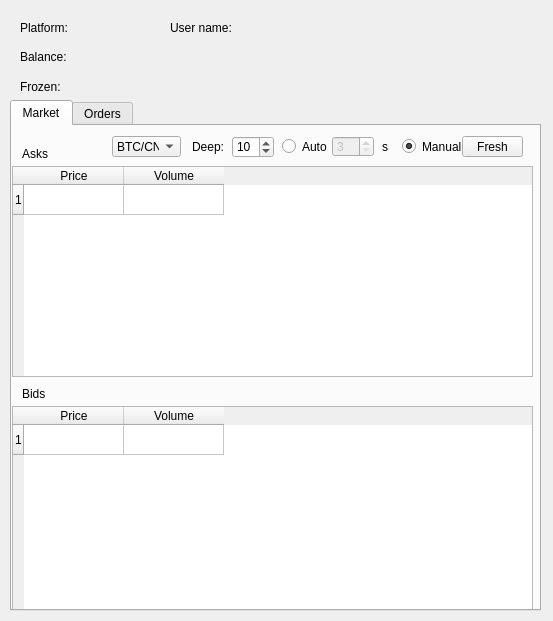
<?xml version="1.0" encoding="UTF-8"?>
<ui version="4.0">
 <class>MainWindow</class>
 <widget class="QMainWindow" name="MainWindow">
  <property name="geometry">
   <rect>
    <x>0</x>
    <y>0</y>
    <width>553</width>
    <height>621</height>
   </rect>
  </property>
  <property name="windowTitle">
   <string>Palm Coin</string>
  </property>
  <widget class="QWidget" name="centralWidget">
   <widget class="QLabel" name="platformLab">
    <property name="geometry">
     <rect>
      <x>20</x>
      <y>20</y>
      <width>61</width>
      <height>16</height>
     </rect>
    </property>
    <property name="text">
     <string>Platform:</string>
    </property>
   </widget>
   <widget class="QLabel" name="platformInfo">
    <property name="geometry">
     <rect>
      <x>80</x>
      <y>20</y>
      <width>81</width>
      <height>16</height>
     </rect>
    </property>
    <property name="styleSheet">
     <string notr="true">color: rgb(0, 85, 255);</string>
    </property>
    <property name="text">
     <string/>
    </property>
   </widget>
   <widget class="QLabel" name="userNameLab">
    <property name="geometry">
     <rect>
      <x>170</x>
      <y>20</y>
      <width>61</width>
      <height>16</height>
     </rect>
    </property>
    <property name="styleSheet">
     <string notr="true"/>
    </property>
    <property name="text">
     <string>User name:</string>
    </property>
   </widget>
   <widget class="QLabel" name="userNameInfo">
    <property name="geometry">
     <rect>
      <x>250</x>
      <y>20</y>
      <width>261</width>
      <height>16</height>
     </rect>
    </property>
    <property name="styleSheet">
     <string notr="true">color: rgb(255, 170, 0);</string>
    </property>
    <property name="text">
     <string/>
    </property>
   </widget>
   <widget class="QLabel" name="balanceLab">
    <property name="geometry">
     <rect>
      <x>20</x>
      <y>50</y>
      <width>46</width>
      <height>13</height>
     </rect>
    </property>
    <property name="text">
     <string>Balance:</string>
    </property>
   </widget>
   <widget class="QLabel" name="frozenLab">
    <property name="geometry">
     <rect>
      <x>20</x>
      <y>80</y>
      <width>46</width>
      <height>13</height>
     </rect>
    </property>
    <property name="text">
     <string>Frozen:</string>
    </property>
   </widget>
   <widget class="QLabel" name="balanceInfo">
    <property name="geometry">
     <rect>
      <x>80</x>
      <y>50</y>
      <width>491</width>
      <height>16</height>
     </rect>
    </property>
    <property name="styleSheet">
     <string notr="true">color: rgb(143, 218, 22);</string>
    </property>
    <property name="text">
     <string/>
    </property>
   </widget>
   <widget class="QLabel" name="frozenInfo">
    <property name="geometry">
     <rect>
      <x>80</x>
      <y>80</y>
      <width>491</width>
      <height>16</height>
     </rect>
    </property>
    <property name="styleSheet">
     <string notr="true">color: rgb(170, 170, 255);</string>
    </property>
    <property name="text">
     <string/>
    </property>
   </widget>
   <widget class="QTabWidget" name="mainTab">
    <property name="geometry">
     <rect>
      <x>10</x>
      <y>100</y>
      <width>531</width>
      <height>511</height>
     </rect>
    </property>
    <property name="currentIndex">
     <number>0</number>
    </property>
    <widget class="QWidget" name="marketTab">
     <attribute name="title">
      <string>Market</string>
     </attribute>
     <widget class="QLabel" name="asksLab">
      <property name="geometry">
       <rect>
        <x>10</x>
        <y>20</y>
        <width>31</width>
        <height>16</height>
       </rect>
      </property>
      <property name="text">
       <string>Asks</string>
      </property>
     </widget>
     <widget class="QTableWidget" name="asksDepth">
      <property name="geometry">
       <rect>
        <x>0</x>
        <y>40</y>
        <width>521</width>
        <height>211</height>
       </rect>
      </property>
      <property name="lineWidth">
       <number>1</number>
      </property>
      <property name="selectionMode">
       <enum>QAbstractItemView::SingleSelection</enum>
      </property>
      <property name="selectionBehavior">
       <enum>QAbstractItemView::SelectRows</enum>
      </property>
      <property name="rowCount">
       <number>1</number>
      </property>
      <property name="columnCount">
       <number>2</number>
      </property>
      <row/>
      <column>
       <property name="text">
        <string>Price</string>
       </property>
      </column>
      <column>
       <property name="text">
        <string>Volume</string>
       </property>
      </column>
     </widget>
     <widget class="QLabel" name="bidsLab">
      <property name="geometry">
       <rect>
        <x>10</x>
        <y>260</y>
        <width>31</width>
        <height>16</height>
       </rect>
      </property>
      <property name="text">
       <string>Bids</string>
      </property>
     </widget>
     <widget class="QTableWidget" name="bidsDepth">
      <property name="geometry">
       <rect>
        <x>0</x>
        <y>280</y>
        <width>521</width>
        <height>211</height>
       </rect>
      </property>
      <property name="selectionMode">
       <enum>QAbstractItemView::SingleSelection</enum>
      </property>
      <property name="selectionBehavior">
       <enum>QAbstractItemView::SelectRows</enum>
      </property>
      <property name="rowCount">
       <number>1</number>
      </property>
      <property name="columnCount">
       <number>2</number>
      </property>
      <row/>
      <column>
       <property name="text">
        <string>Price</string>
       </property>
      </column>
      <column>
       <property name="text">
        <string>Volume</string>
       </property>
      </column>
     </widget>
     <widget class="QPushButton" name="freshButton">
      <property name="geometry">
       <rect>
        <x>450</x>
        <y>10</y>
        <width>61</width>
        <height>21</height>
       </rect>
      </property>
      <property name="text">
       <string>Fresh</string>
      </property>
     </widget>
     <widget class="QRadioButton" name="manualRadio">
      <property name="geometry">
       <rect>
        <x>390</x>
        <y>10</y>
        <width>61</width>
        <height>21</height>
       </rect>
      </property>
      <property name="text">
       <string>Manual</string>
      </property>
      <property name="checked">
       <bool>true</bool>
      </property>
     </widget>
     <widget class="QRadioButton" name="autoRadio">
      <property name="geometry">
       <rect>
        <x>270</x>
        <y>10</y>
        <width>51</width>
        <height>21</height>
       </rect>
      </property>
      <property name="text">
       <string>Auto</string>
      </property>
     </widget>
     <widget class="QSpinBox" name="periodSpin">
      <property name="enabled">
       <bool>false</bool>
      </property>
      <property name="geometry">
       <rect>
        <x>320</x>
        <y>10</y>
        <width>42</width>
        <height>21</height>
       </rect>
      </property>
      <property name="minimum">
       <number>3</number>
      </property>
     </widget>
     <widget class="QLabel" name="periodLab">
      <property name="geometry">
       <rect>
        <x>370</x>
        <y>10</y>
        <width>20</width>
        <height>21</height>
       </rect>
      </property>
      <property name="text">
       <string>s</string>
      </property>
     </widget>
     <widget class="QComboBox" name="currencyPaireCombo">
      <property name="geometry">
       <rect>
        <x>100</x>
        <y>10</y>
        <width>69</width>
        <height>21</height>
       </rect>
      </property>
      <item>
       <property name="text">
        <string>BTC/CNY</string>
       </property>
      </item>
     </widget>
     <widget class="QSpinBox" name="deep_spinner">
      <property name="geometry">
       <rect>
        <x>220</x>
        <y>10</y>
        <width>42</width>
        <height>22</height>
       </rect>
      </property>
      <property name="minimum">
       <number>1</number>
      </property>
      <property name="value">
       <number>10</number>
      </property>
     </widget>
     <widget class="QLabel" name="label">
      <property name="geometry">
       <rect>
        <x>180</x>
        <y>10</y>
        <width>31</width>
        <height>21</height>
       </rect>
      </property>
      <property name="text">
       <string>Deep:</string>
      </property>
     </widget>
    </widget>
    <widget class="QWidget" name="orderTab">
     <attribute name="title">
      <string>Orders</string>
     </attribute>
     <widget class="QPushButton" name="freshButtono">
      <property name="geometry">
       <rect>
        <x>450</x>
        <y>10</y>
        <width>61</width>
        <height>21</height>
       </rect>
      </property>
      <property name="text">
       <string>Fresh</string>
      </property>
     </widget>
     <widget class="QTableWidget" name="buyList">
      <property name="enabled">
       <bool>true</bool>
      </property>
      <property name="geometry">
       <rect>
        <x>0</x>
        <y>40</y>
        <width>521</width>
        <height>211</height>
       </rect>
      </property>
      <property name="selectionMode">
       <enum>QAbstractItemView::NoSelection</enum>
      </property>
      <property name="selectionBehavior">
       <enum>QAbstractItemView::SelectItems</enum>
      </property>
      <property name="rowCount">
       <number>1</number>
      </property>
      <property name="columnCount">
       <number>5</number>
      </property>
      <row/>
      <column>
       <property name="text">
        <string>Price</string>
       </property>
      </column>
      <column>
       <property name="text">
        <string>Amount</string>
       </property>
      </column>
      <column>
       <property name="text">
        <string>Total Price</string>
       </property>
      </column>
      <column>
       <property name="text">
        <string>Status</string>
       </property>
      </column>
      <column>
       <property name="text">
        <string>Date-Time</string>
       </property>
      </column>
      <item row="0" column="3">
       <property name="text">
        <string>gfsgfs</string>
       </property>
       <property name="font">
        <font>
         <underline>true</underline>
        </font>
       </property>
      </item>
     </widget>
     <widget class="QSpinBox" name="periodSpino">
      <property name="enabled">
       <bool>false</bool>
      </property>
      <property name="geometry">
       <rect>
        <x>320</x>
        <y>10</y>
        <width>42</width>
        <height>21</height>
       </rect>
      </property>
      <property name="minimum">
       <number>3</number>
      </property>
      <property name="value">
       <number>3</number>
      </property>
     </widget>
     <widget class="QLabel" name="sellLab">
      <property name="geometry">
       <rect>
        <x>10</x>
        <y>260</y>
        <width>31</width>
        <height>16</height>
       </rect>
      </property>
      <property name="text">
       <string>Sell</string>
      </property>
     </widget>
     <widget class="QTableWidget" name="sellList">
      <property name="geometry">
       <rect>
        <x>0</x>
        <y>280</y>
        <width>521</width>
        <height>211</height>
       </rect>
      </property>
      <property name="selectionMode">
       <enum>QAbstractItemView::NoSelection</enum>
      </property>
      <property name="selectionBehavior">
       <enum>QAbstractItemView::SelectItems</enum>
      </property>
      <property name="rowCount">
       <number>1</number>
      </property>
      <property name="columnCount">
       <number>5</number>
      </property>
      <row/>
      <column>
       <property name="text">
        <string>Price</string>
       </property>
      </column>
      <column>
       <property name="text">
        <string>Amount</string>
       </property>
      </column>
      <column>
       <property name="text">
        <string>Total Price</string>
       </property>
      </column>
      <column>
       <property name="text">
        <string>Status</string>
       </property>
      </column>
      <column>
       <property name="text">
        <string>Date-Time</string>
       </property>
      </column>
     </widget>
     <widget class="QRadioButton" name="autoRadioo">
      <property name="geometry">
       <rect>
        <x>270</x>
        <y>10</y>
        <width>61</width>
        <height>21</height>
       </rect>
      </property>
      <property name="text">
       <string>Auto</string>
      </property>
     </widget>
     <widget class="QRadioButton" name="manualRadioo">
      <property name="geometry">
       <rect>
        <x>390</x>
        <y>10</y>
        <width>61</width>
        <height>21</height>
       </rect>
      </property>
      <property name="text">
       <string>Manual</string>
      </property>
      <property name="checked">
       <bool>true</bool>
      </property>
     </widget>
     <widget class="QLabel" name="periodLab2">
      <property name="geometry">
       <rect>
        <x>370</x>
        <y>10</y>
        <width>21</width>
        <height>21</height>
       </rect>
      </property>
      <property name="text">
       <string>s</string>
      </property>
     </widget>
     <widget class="QLabel" name="buyLab">
      <property name="geometry">
       <rect>
        <x>10</x>
        <y>20</y>
        <width>31</width>
        <height>16</height>
       </rect>
      </property>
      <property name="text">
       <string>Buy</string>
      </property>
     </widget>
     <widget class="QComboBox" name="currencyPaireComboo">
      <property name="geometry">
       <rect>
        <x>170</x>
        <y>10</y>
        <width>69</width>
        <height>21</height>
       </rect>
      </property>
      <item>
       <property name="text">
        <string>BTC/CNY</string>
       </property>
      </item>
     </widget>
    </widget>
   </widget>
  </widget>
 </widget>
 <resources/>
 <connections/>
</ui>
